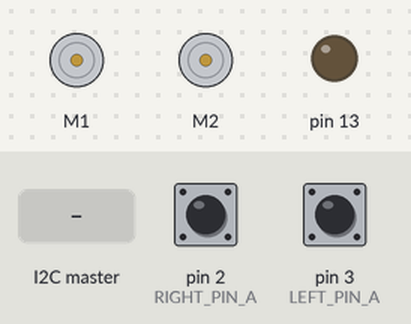
The sketch below on a simulated Arduino Uno, built with avr-gcc and run on an emulated ATmega328P. Parts: 2 × DC motor (green arrow = forward, orange = backward, longer = faster), output pins drawn as LEDs (lit = HIGH). The inputs (shaded band) are chosen by the test bench; at power-on: pin 2 (RIGHT_PIN_A) HIGH, pin 3 (LEFT_PIN_A) HIGH. What the sketch prints to the serial monitor is not drawn.

Above: at 1.7 s.
1.8 s: the I2C master sends the byte 90
At 2.2 s:
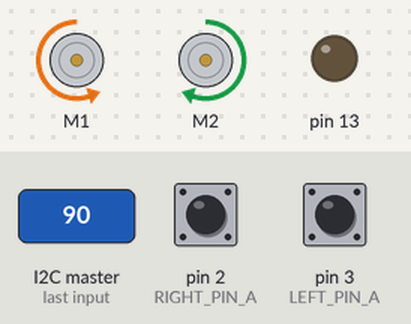
3.3 s: the I2C master sends the byte 1
At 4.5 s:
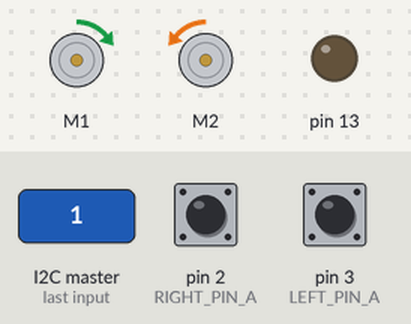
4.8 s: the I2C master sends the byte 200
At 5.7 s:
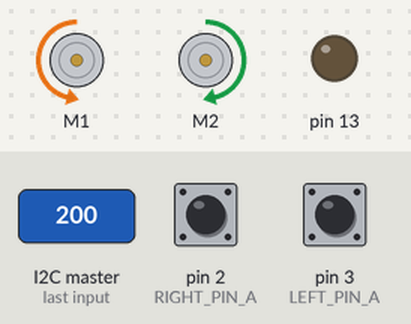
6.3 s: the I2C master sends the byte 0
At 6.9 s:
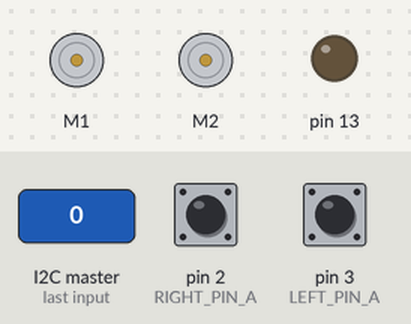
7.8 s: the I2C master sends the byte 200
At 9.0 s:
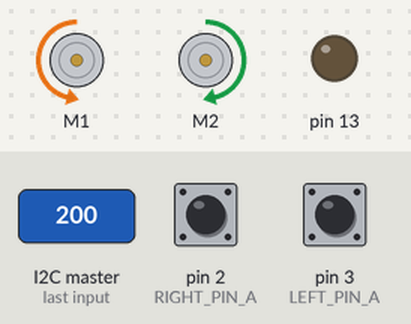
9.3 s: the I2C master sends the byte 90
At 10.4 s:
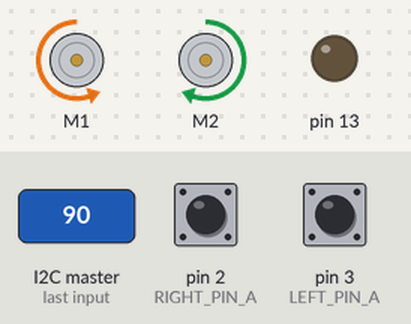
Timing chart, 0 to 11.8 s (numbered marks = the images above; inputs shaded):
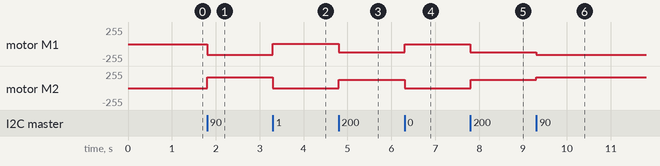

Measured:
- after the input at 1.8 s, motor M1: stopped → backward 159/255 at once; motor M2: stopped → forward 159/255 at once
- after the input at 3.3 s, motor M1: backward 159/255 → forward 2/255 at once; motor M2: forward 159/255 → backward 2/255 at once
- after the input at 4.8 s, motor M1: forward 2/255 → backward 124/255 at once; motor M2: backward 2/255 → forward 124/255 at once
- after the input at 6.3 s, motor M1: backward 124/255 → stopped at once; motor M2: forward 124/255 → stopped at once
- after the input at 7.8 s, motor M1: stopped → backward 124/255 at once; motor M2: stopped → forward 124/255 at once
- after the input at 9.3 s, motor M1: backward 124/255 → backward 159/255 at once; motor M2: forward 124/255 → forward 159/255 at once

The sketch:

test4.ino
```cpp
#include <DualMC33926MotorShield.h>
#include <Wire.h>
#include "math.h"
#define SLAVE_ADDRESS 0x02
#define PI_ADDRESS 0x20

///////////////////////////////////////////////////////////////////////////////////////
//\\\\\\\ MOTOR 1 == RIGHT MOTOR   \\\\\\\\\\  MOTOR 2 == LEFT MOTOR \\\\\\\\\\\\\\\//
/////////////////////////////////////////////////////////////////////////////////////////
DualMC33926MotorShield md;

// Pin A and pin B define the CLK and DT outputs of the encoder, respectively
const int LEFT_PIN_A = 3;
const int LEFT_PIN_B = 11;
const int RIGHT_PIN_A = 2;
const int RIGHT_PIN_B = 5;

// This program uses a state machine to track the encoder’s position
// These variables store the state
bool A_LAST_STATE = 0;
bool A_CURRENT_STATE_LEFT = 0;
bool B_CURRENT_STATE_LEFT = 0;
bool A_CURRENT_STATE_RIGHT = 0;
bool B_CURRENT_STATE_RIGHT = 0;
int key = 1;
bool time_key = 1;
bool temp_key = 1;
bool key_fuck = 1;
bool precision_start = 0;
bool thirty_deg = 1;

int index = 0;

//int countLeft; // measures motor encoder counts -- unitless
//int countRight;
//int intError = 0; //integral error for I in PI controller -- tenths of a degree second
//int prevMyTime = 0; //previous loop time marker -- milliseconds
//int currMyTime = 0; //current time marker -- milliseconds
//int prev_pos = 0; // stores the position of the motor in the previous loop -- position in degrees
//int target = 0; // target position -- position in degrees
//double motorVal = 0;//variable to hold the value we write to the motor -- units in degrees
double current_posLeft = 0; // current position of the motor -- position in degrees
double current_posRight = 0; // current position of the motor -- position in degrees
double countLeft = 0;
double countRight = 0;

double target = 0;
double target_temp = 0;
double theta_r = 0;
double intError_r = 0;
double currMyTime_r = 0;
double prevMyTime_r = 0;
double prev_pos_r = 0;
double motorVal_r = 0;

double theta_l = 0;
double intError_l = 0;
double currMyTime_l = 0;
double prevMyTime_l = 0;
double prev_pos_l = 0;
double motorVal_l = 0;

double time_initial = 0;
double x_pos = 0;
double y_pos = 0;
double theta = 0;
double right_wheel_degrees_initial = 0;
double left_wheel_degrees_initial = 0;
double right_angular_velocity = 0;
double left_angular_velocity = 0;
double radius = 7.4;
double b = 34.5;
const double Sampling_Interval= 10;


double vel;
double wait = 0;
double vel_error = .9;
bool monitor_key = 1;
double time_before = 0;
double data = 0;


// Proportional controller constants
double Ki = .5;
double Kp = 3.5;

//C code for Arduino
//#get the value that the pi sent to determine which quadrent(only 4 cases) it is in
//void receiveData(int byteCount) {
//  case = wire.read(); #variable case is what quadrent or which of the 4 cases the aruco marker is at
//}
void CALCULATIONS();
void MOTOR_MOVE();
void MONITOR();

void setup() {

  // Encoder pins
  pinMode(LEFT_PIN_A, INPUT);
  pinMode(LEFT_PIN_B, INPUT);
  pinMode(RIGHT_PIN_A, INPUT);
  pinMode(RIGHT_PIN_B, INPUT);

  // i2c pins
  pinMode(12,INPUT);
  pinMode(13, OUTPUT);

  Serial.begin(115200);

  // Setting up the interrupt handler
  // Activates whenever the CLK pin on the encoder changes voltage
  attachInterrupt(digitalPinToInterrupt(LEFT_PIN_A), LeftTick, CHANGE);
  attachInterrupt(digitalPinToInterrupt(RIGHT_PIN_A), RightTick, CHANGE);
  md.init(); //initialize  motor
  //mdRight.init(); //initialize right motor
  delay(500); //delay to let motor initialize

  // i2c interrupt initialization
  Wire.begin(PI_ADDRESS);
  Wire.onReceive(PI_READ);
  //Wire.onRequest(PI_WRITE);

}

void loop() {
  static int j = 0;
  // Nothing happens in the main loop due to interrupt handler
  // Serial.println("Austin is a dumbass");

  theta_r = theta;
  theta_l = theta;

  // Normalizing the unitless encoder counts into a 360 degree rotation
  current_posLeft = double(countLeft)/4.44;//2.22
  current_posRight = double(countRight)/4.44;//2.22
  CALCULATIONS();


  // 30 deg start
  if ( thirty_deg ) {
    if ( ( (target - theta) <= 10 ) && ( time_key) ) {

      md.setM1Speed( 0 );
      md.setM2Speed( 0 );
      time_before = millis();
      target += 35;
      time_key = 0;
      intError_l = 0;
      intError_r = 0;

    }

    // reads shit monitor key goes low and stops this
    if ( ((millis() - time_before) >= 2000) ) {

      RIGHT_MOTOR_MOVE();
      LEFT_MOTOR_MOVE();
      time_key = 1;

    }
  }
  // 30 deg end

  // precision start
  if ( precision_start ) {
    Serial.print('\n');
    Serial.print(intError_r);
    if ( data <= 50 ) {
      target = target_temp - data;
    }
    else {
      target = target_temp + ((256 - data));
    }

    RIGHT_MOTOR_MOVE();
    LEFT_MOTOR_MOVE();

  }
  // precision end

  // okay its been read so do this now for like 5 seconds
//  if ( (key_fuck) && (!monitor_key) ) {
//    RIGHT_MOTOR_MOVE();
//    LEFT_MOTOR_MOVE();
//  }


//  Serial.print('\n');
//  Serial.print(target);
//  Serial.print('\n');
//  Serial.print(target);


//  if ( ((target - theta <= 40) ||(target-theta<=-40))&& (key == 1) ) {
//    Serial.println("asdf");
//    wait = millis();
//    key = 2;
//
//  }

//  if (key == 4 && ((millis() - wait) >= 6000)) {
//    key_fuck = 0;
//    MOTOR_MOVE();
//  }


}


// instantiate index to iterate through charArray inside of the PI_WRITE loop


// i2c interrupt handler for request request from PI


// Encoder interrupt
void LeftTick() {

  // Normalize values over 360 degrees into values from 0-360
  if ( countLeft >= 1600 ) {

    //countLeft = 0;
  }

  A_CURRENT_STATE_LEFT = digitalRead(LEFT_PIN_A);//read state of signal A
  B_CURRENT_STATE_LEFT = digitalRead(LEFT_PIN_B);//read state of signal B

  if (A_CURRENT_STATE_LEFT==B_CURRENT_STATE_LEFT){ //if the signals are the same

    countLeft-=1;//subract from the count
  }
  else {//if signals are different
    countLeft+=1;//add 2 to the count
  }
   /*Serial.print( A_CURRENT_STATE );
   Serial.print( "  " );
   Serial.print( B_CURRENT_STATE );
   Serial.print(degree);
   Serial.print( '\n' );// */
}

void RightTick() {

  // Normalize values over 360 degrees into values from 0-360
  if ( countRight >= 1600 ) {

    //countRight = 0;
  }

  A_CURRENT_STATE_RIGHT = digitalRead(RIGHT_PIN_A); //read state of signal A
  B_CURRENT_STATE_RIGHT = digitalRead(RIGHT_PIN_B); //read state of signal B

  if (A_CURRENT_STATE_RIGHT==B_CURRENT_STATE_RIGHT){ //if the signals are the same

    countRight+=1;//subract from the count
  }
  else {//if signals are different
    countRight-=1;//add 2 to the count
  }
   /*Serial.print( A_CURRENT_STATE );
   Serial.print( "  " );
   Serial.print( B_CURRENT_STATE );
   Serial.print(degree);
   Serial.print( '\n' );// */
}

void CALCULATIONS(){
  // if statement is responsible for adhering to a sampling interval. The
  //>= Sampling_Interval means sampling intervals of Sampling_Interval
  // milliseconds

  if ( (millis() - time_initial) >= Sampling_Interval) {

    time_initial = millis();

    // Angular velocity equations
//    right_angular_velocity = ((current_posRight - right_wheel_degrees_initial) / Sampling_Interval) * 3.14159 / 180;
    right_angular_velocity = ((current_posRight - right_wheel_degrees_initial) / (Sampling_Interval / 1000)) * 3.14159 / 180;
    left_angular_velocity = ((current_posLeft - left_wheel_degrees_initial) / (Sampling_Interval / 1000)) * 3.14159 / 180;

//    right_angular_velocity = (18 * ( current_posRight - right_wheel_degrees_initial) ) * (3.14159) / 180;
//    left_angular_velocity = (18 *( current_posLeft - left_wheel_degrees_initial )) * (3.14159) / 180;

    right_wheel_degrees_initial = current_posRight;
    left_wheel_degrees_initial = current_posLeft;

    // Tracking position of car
    x_pos += (Sampling_Interval / 1000) * (right_angular_velocity * radius) * 2 / 2;
    y_pos += (Sampling_Interval / 1000) * sin( theta ) * (right_angular_velocity + left_angular_velocity) / 2;
    theta += (Sampling_Interval / 1000) * (radius / b) * ( left_angular_velocity - right_angular_velocity) * 180 / 3.14159;

  }

}


void RIGHT_MOTOR_MOVE(){

//  if (theta-target <=  3 && theta-target >=  -3){// THIS IF STATEMENT IS SUPER DUPER IMPORTANT!!!!!!!!!!!!
//    theta_r = target;                // There is some noise in the system that will cause everything to become unstable
//    intError_r = 0;                         // This if statement rejects such noise and keeps the system from running away
//  }

  currMyTime_r = millis();//get current time
  if (currMyTime_r >= prevMyTime_r+100){ // sample every 10th of a second

    // calculating integral error
    if ( abs((target - theta_r )) < 20 ) {
       intError_r += (target- theta_r);
    }
    else {
      intError_r = 0;
    }
    // storing dt
    prev_pos_r = theta_r;//reset prev_pos
    prevMyTime_r = currMyTime_r;//reset prevMyTime

    // use built in shield library to move the motor
    // takes in values from -400 to 400
    // uses a built in PWM to control the voltage supplied to the motor
    motorVal_r = double(( target-theta_r )) * Kp + (Ki * double(intError_r)); //calculate the motor val

    if ( motorVal_r >= 250 ) {
      motorVal_r = 250;
    }

    if (theta-target <=  2 && theta-target >=  -2){// THIS IF STATEMENT IS SUPER DUPER IMPORTANT!!!!!!!!!!!!
      theta_r = target;                // There is some noise in the system that will cause everything to become unstable
      intError_r = 0;                         // This if statement rejects such noise and keeps the system from running away
    }
    md.setM1Speed( -motorVal_r);

  }

}

void LEFT_MOTOR_MOVE(){

//
//  if (theta-target <=  3 && theta-target >=  -3){// THIS IF STATEMENT IS SUPER DUPER IMPORTANT!!!!!!!!!!!!
//    theta_l = target;                // There is some noise in the system that will cause everything to become unstable
//    intError_l = 0;                         // This if statement rejects such noise and keeps the system from running away
//  }

  currMyTime_l = millis();//get current time
  if (currMyTime_l >= prevMyTime_l+100){ // sample every 10th of a second

    // calculating integral error
    if ( abs((target - theta_l )) < 20 ) {
       intError_l += (target- theta_l);
    }
    else {
      intError_l = 0;
    }

    // storing dt
    prev_pos_l = theta_l;//reset prev_pos
    prevMyTime_l = currMyTime_l;//reset prevMyTime

    // use built in shield library to move the motor
    // takes in values from -400 to 400
    // uses a built in PWM to control the voltage supplied to the motor
    motorVal_l = double(( target-theta_l )) * Kp + (Ki * double(intError_l));

    if ( motorVal_l >= 250 ) {
      motorVal_l = 250;
    }

    if (theta-target <=  2 && theta-target >=  -2){// THIS IF STATEMENT IS SUPER DUPER IMPORTANT!!!!!!!!!!!!
      theta_l = target;                // There is some noise in the system that will cause everything to become unstable
      intError_l = 0;                         // This if statement rejects such noise and keeps the system from running away
    }

    md.setM2Speed( motorVal_l);

  }

}

const double kp_again = 2.3;

void MOTOR_MOVE() {

  vel = (15 - (x_pos / 24.6)) * 80;
  if ( vel >= 250 ) {

    vel = 250;

}


  if ( (theta-target) <= 0 ) {

    if ( abs(theta - target) <= 5 ) {
      // do nothing
    }
    else {
      vel_error += .05;
    }

  }

  else {

    if ( abs(theta - target) <= 5 ) {
      // do nothing
    }
    else {
      vel_error -= .05;
    }

  }

  if ( (vel <= 100) && (abs(theta - target) >= 2) ) {
    vel = 150;
  }


  md.setM1Speed(vel * kp_again);
  md.setM2Speed(vel * (.9) * kp_again);


}


//void MONITOR() {
//
////  if ( data <= 30 ) {
////    target = data;
////  }
//  target = data;
//
//}

void PI_READ(int byteCount) {
  // precision start
  // stores data sent from Pi to Arduino -- rotation position given by aruco marker
  data = Wire.read(); // receive a byte as character

  monitor_key = 0;

  // temp key makes this shit go only once for memory
  if ( temp_key ) {

    target_temp = theta; // target_temp prevents recursion of target
    temp_key = 0;
    thirty_deg = 0;
    wait = millis();
    key = 4;
    precision_start = 1;

    intError_l = 0;
    intError_r = 0;

  }
//
//  if ( data <= 50 ) {
//    target = target_temp - data - 4 * exp(-j);
//  }
//  else {
//    target = target_temp + ((256 - data)) + 4 * exp(-j);
//  }
  // precision end
}
```
